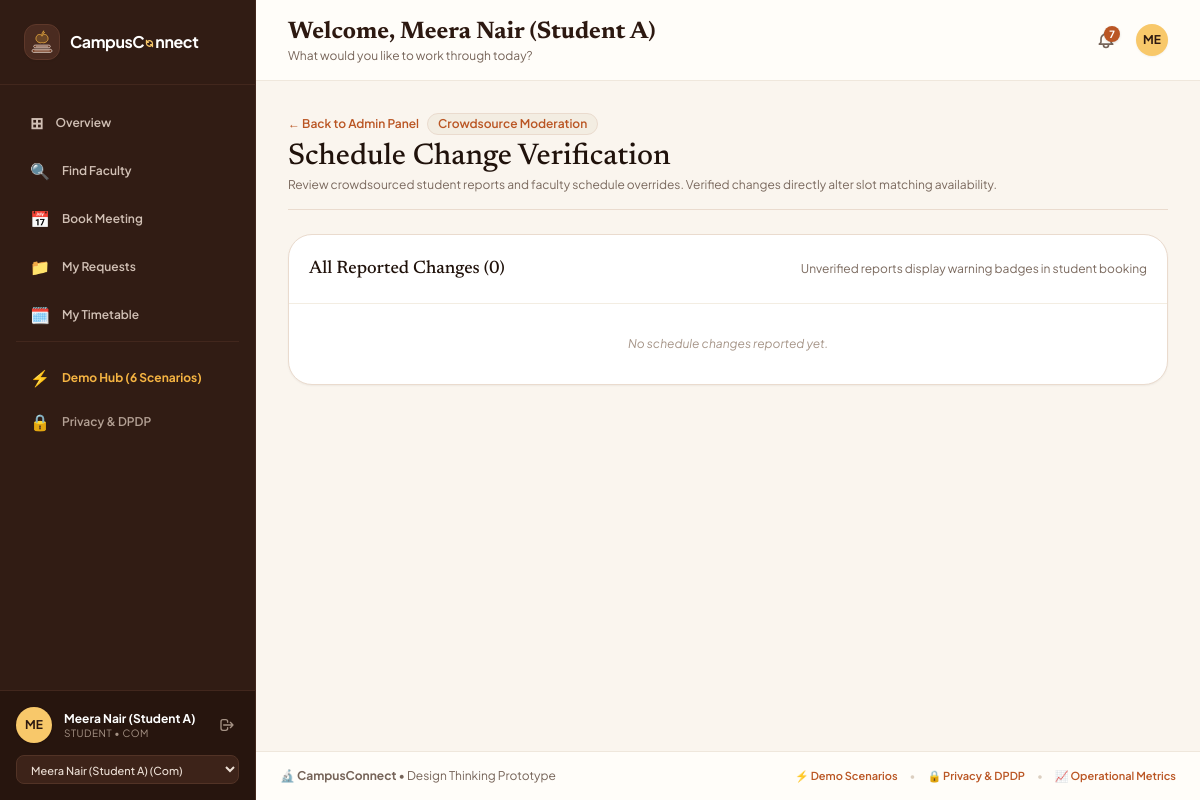
The page /admin/schedule-changes on the database its author committed.
### app/models.py (models this page shows)
class User(SQLModel, table=True):
    id: Optional[int] = Field(default=None, primary_key=True)
    role: str = Field(index=True)                    # UserRole value: student, faculty, admin
    name: str                                        # e.g., "Meera Nair", "Dr. Rajesh Raman"
    department: str                                  # e.g., "Computer Science & Engineering"
    email: str = Field(index=True, unique=True)
    section: Optional[str] = None                    # e.g., "CSE-A" for students
    semester: Optional[int] = None                   # e.g., 3 for 2nd-year students
    no_show_count: int = Field(default=0)            # 2 no-shows trigger automated booking block
    is_blocked: bool = Field(default=False)          # Admin reset flag

### app/routers/admin.py (the view)
@router.get("/schedule-changes", response_class=HTMLResponse)
def admin_schedule_changes_view(
    request: Request,
    current_user: User = Depends(get_current_user),
    session: Session = Depends(get_session)
):
    from app.main import templates
    changes = session.exec(select(ScheduleChange).order_by(ScheduleChange.created_at.desc())).all()
    changes_list = []
    for c in changes:
        faculty = session.get(User, c.owner_id)
        changes_list.append({
            "chg": c,
            "faculty": faculty
        })
    ctx = get_base_context(request, current_user, session)
    ctx.update({
        "changes_list": changes_list
    })
    return templates.TemplateResponse(request=request, name="admin/schedule_changes.html", context=ctx)

### app/templates/admin/schedule_changes.html (shortened to what this page needs)
{% extends "base.html" %}
{% block content %}
<div class="space-y-6">
  <div class="flex flex-col md:flex-row md:items-center justify-between border-b border-[#EADBCE] pb-4 gap-4">
    <div>
      <div class="flex items-center space-x-2">
        <a href="/admin" class="text-xs font-semibold text-[#BA5624] hover:text-[#9C4318] transition">&larr; Back to Admin Panel</a>
        <span class="px-2.5 py-0.5 rounded-full text-xs font-semibold bg-[#F3EDE2] text-[#BA5624] border border-[#EADBCE]">Crowdsource Moderation</span>
      </div>
      <h1 class="font-serif text-3xl font-medium text-[#20120B] mt-1">Schedule Change Verification</h1>
      <p class="text-xs text-[#7A695E] mt-0.5 font-sans">
        Review crowdsourced student reports and faculty schedule overrides. Verified changes directly alter slot matching availability.
      </p>
    </div>
  </div>
  <div class="bg-white rounded-3xl border border-[#EADBCE] shadow-sm overflow-hidden">
    <div class="p-5 border-b border-[#F3EDE2] flex items-center justify-between">
      <h2 class="font-serif text-lg font-medium text-[#20120B]">All Reported Changes ({{ changes_list | length }})</h2>
      <span class="text-xs text-[#7A695E]">Unverified reports display warning badges in student booking</span>
    </div>
    {% if changes_list %}
      <div class="overflow-x-auto">
        <table class="w-full text-left text-xs border-collapse">
          <thead>
            <tr class="bg-[#F3EDE2] text-[#20120B] border-b border-[#EADBCE]">
              <th class="p-3 font-semibold">Reported</th>
              <th class="p-3 font-semibold">Kind</th>
              <th class="p-3 font-semibold">Faculty / Owner</th>
              <th class="p-3 font-semibold">Effective Date & Periods</th>
              <th class="p-3 font-semibold">Notes / Details</th>
              <th class="p-3 font-semibold">Source</th>
              <th class="p-3 font-semibold">Verification Status</th>
              <th class="p-3 font-semibold text-right">Admin Actions</th>
            </tr>
          </thead>
          <tbody class="divide-y divide-[#F3EDE2]">
            {% for item in changes_list %}
              {% set chg = item.chg %}
              {% set faculty = item.faculty %}
              {% set d = chg.details %}
              <tr class="hover:bg-[#FBF8F3] transition">
                <td class="p-3 text-[#7A695E] font-mono">{{ chg.created_at[:16] | replace('T', ' ') }}</td>
                <td class="p-3">
                  <span class="px-2 py-0.5 rounded-full text-[10px] font-bold
                    {% if chg.kind == 'cancel' %}bg-rose-50 text-rose-800 border border-rose-200
                    {% elif chg.kind == 'swap' %}bg-[#FAF0D7] text-[#9C4318] border border-[#F4B342]
                    {% else %}bg-blue-50 text-blue-800 border border-blue-200{% endif %}">
                    {{ chg.kind | upper }}
                  </span>
                </td>
                <td class="p-3 font-bold text-[#20120B]">
                  {{ faculty.name if faculty else 'User #' ~ chg.owner_id }}
                </td>
                <td class="p-3 text-[#20120B]">
                  📅 <strong>{{ d.get('date', 'N/A') }}</strong>
                  <br>
                  <span class="text-[11px] text-[#7A695E]">
                    {% if chg.kind == 'swap' %}
                      P{{ d.get('original_period') }} &rarr; P{{ d.get('new_period') }}
                    {% elif chg.kind == 'cancel' %}
                      P{{ d.get('period') }} (Cancelled)
                    {% else %}
                      P{{ d.get('period') }} (Extra Class)
                    {% endif %}
                  </span>
                </td>
                <td class="p-3 text-[#7A695E] italic max-w-xs truncate">
                  "{{ d.get('note', '') }}"
                </td>
                <td class="p-3">
                  <span class="px-2 py-0.5 rounded-full text-[10px] font-semibold {% if chg.reported_by == 'faculty' %}bg-emerald-50 text-emerald-700 border border-emerald-200{% else %}bg-amber-50 text-amber-700 border border-amber-200{% endif %}">
                    {{ chg.reported_by | capitalize }}
                  </span>
                </td>
                <td class="p-3">
                  {% if chg.verification == 'verified' %}
                    <span class="px-2.5 py-0.5 rounded-full text-[10px] font-bold bg-emerald-50 text-emerald-800 border border-emerald-200">✓ Verified</span>
                  {% elif chg.verification == 'rejected' %}
                    <span class="px-2.5 py-0.5 rounded-full text-[10px] font-bold bg-red-50 text-red-800 border border-red-200">✗ Rejected</span>
                  {% else %}
                    <span class="px-2.5 py-0.5 rounded-full text-[10px] font-bold bg-amber-50 text-amber-800 border border-amber-200">⏳ Unverified</span>
                  {% endif %}
                </td>
                <td class="p-3 text-right">
                  {% if chg.verification == 'unverified' %}
                    <div class="inline-flex items-center space-x-1">
                      <form method="POST" action="/admin/schedule-changes/{{ chg.id }}/verify">
                        <button type="submit" class="bg-emerald-600 hover:bg-emerald-700 text-white font-semibold px-2.5 py-1 rounded-full text-[11px] transition">
                          ✓ Verify
                        </button>
                      </form>
                      <form method="POST" action="/admin/schedule-changes/{{ chg.id }}/reject">
                        <button type="submit" class="bg-red-50 hover:bg-red-100 text-red-700 font-semibold px-2.5 py-1 rounded-full border border-red-200 text-[11px] transition">
                          ✗ Reject
                        </button>
                      </form>
                    </div>
                  {% else %}
                    <span class="text-[11px] text-[#A69588]">Resolved</span>
                  {% endif %}
                </td>
              </tr>
            {% endfor %}
          </tbody>
        </table>
      </div>
    {% else %}
      <div class="p-8 text-center text-[#A69588] text-xs italic">
        No schedule changes reported yet.
      </div>
    {% endif %}
  </div>
</div>
{% endblock %}

### app/templates/base.html (shortened to what this page needs)
<!DOCTYPE html>
<html lang="en">
<head>
  <script src="https://cdn.tailwindcss.com"></script>
</head>
<body class="min-h-screen flex flex-col antialiased selection:bg-amber-200 selection:text-amber-950">
  {% set path = request.url.path %}
  {% set is_landing = path in ['/', '/login', '/login/student', '/login/faculty', '/login/admin', '/welcome/setup'] %}
  {% if not is_landing %}
    <div class="flex-grow flex flex-col md:flex-row min-h-screen">
      <aside class="w-full md:w-64 bg-espresso-sidebar text-[#E6D9D0] flex flex-col justify-between shrink-0 border-r border-[#42271D]">
        <div>
          <div class="p-6 border-b border-[#42271D] flex items-center justify-between">
            <a href="/" class="flex items-center space-x-2.5 group">
              <div class="w-9 h-9 rounded-xl bg-[#4A2B20] border border-[#5E382A] text-amberwarm-gold flex items-center justify-center shadow-sm p-1 shrink-0">
              </div>
              <span class="text-base font-bold tracking-tight text-white font-sans inline-flex items-center">
                <span>CampusC</span>
                <span class="inline-flex items-center justify-center mx-[1px] relative" style="top: 0.12em;">
                </span>
                <span>nnect</span>
              </span>
            </a>
          </div>
          <nav class="p-4 space-y-1 text-xs font-semibold">
            {% if current_user.role == 'student' %}
              <a href="/student/dashboard"
                 class="flex items-center space-x-3 px-3.5 py-2.5 rounded-xl transition {% if '/dashboard' in path %}bg-espresso-active text-white border-l-4 border-amberwarm font-bold shadow-inner{% else %}text-[#D1C0B5] nav-item-glow{% endif %}">
                <span class="text-base">⊞</span>
                <span>Overview</span>
              </a>
              <a href="/faculty-directory"
                 class="flex items-center space-x-3 px-3.5 py-2.5 rounded-xl transition {% if path == '/faculty-directory' %}bg-espresso-active text-white border-l-4 border-amberwarm font-bold shadow-inner{% else %}text-[#D1C0B5] nav-item-glow{% endif %}">
                <span class="text-base">🔍</span>
                <span>Find Faculty</span>
              </a>
              <a href="/student/book"
                 class="flex items-center space-x-3 px-3.5 py-2.5 rounded-xl transition {% if '/book' in path %}bg-espresso-active text-white border-l-4 border-amberwarm font-bold shadow-inner{% else %}text-[#D1C0B5] nav-item-glow{% endif %}">
                <span class="text-base">📅</span>
                <span>Book Meeting</span>
              </a>
              <a href="/student/meetings"
                 class="flex items-center space-x-3 px-3.5 py-2.5 rounded-xl transition {% if '/meetings' in path %}bg-espresso-active text-white border-l-4 border-amberwarm font-bold shadow-inner{% else %}text-[#D1C0B5] nav-item-glow{% endif %}">
                <span class="text-base">📁</span>
                <span>My Requests</span>
              </a>
              <a href="/student/timetable"
                 class="flex items-center space-x-3 px-3.5 py-2.5 rounded-xl transition {% if '/timetable' in path %}bg-espresso-active text-white border-l-4 border-amberwarm font-bold shadow-inner{% else %}text-[#D1C0B5] nav-item-glow{% endif %}">
                <span class="text-base">🗓️</span>
                <span>My Timetable</span>
              </a>
            {% endif %}
            <div class="pt-4 border-t border-[#42271D] space-y-1">
              <a href="/demo"
                 class="flex items-center space-x-3 px-3.5 py-2 rounded-xl transition text-amberwarm hover:text-white nav-item-glow">
                <span class="text-base">⚡</span>
                <span class="font-bold">Demo Hub (6 Scenarios)</span>
              </a>
              <a href="/privacy"
                 class="flex items-center space-x-3 px-3.5 py-2 rounded-xl transition text-[#B3A094] hover:text-white nav-item-glow">
                <span class="text-base">🔒</span>
                <span>Privacy & DPDP</span>
              </a>
            </div>
          </nav>
        </div>
        <div class="p-4 border-t border-[#42271D] bg-[#27150E] space-y-3">
          <div class="flex items-center space-x-3">
            <div class="w-9 h-9 rounded-full bg-amberwarm-gold text-espresso font-bold text-xs flex items-center justify-center shrink-0 shadow">
              {{ current_user.name[:2].upper() }}
            </div>
            <div class="truncate flex-1 leading-tight">
              <p class="text-xs font-bold text-white truncate">{{ current_user.name }}</p>
              <p class="text-[10px] text-[#A59285] uppercase tracking-wider">{{ current_user.role }} &bull; {{ current_user.department[:3] }}</p>
            </div>
            <a href="/logout" class="text-xs text-[#A59285] hover:text-white transition p-1" title="Sign out to landing page">
              <svg class="w-4 h-4" fill="none" stroke="currentColor" viewBox="0 0 24 24">
                <path stroke-linecap="round" stroke-linejoin="round" stroke-width="2" d="M17 16l4-4m0 0l-4-4m4 4H7m6 4v1a3 3 0 01-3 3H6a3 3 0 01-3-3V7a3 3 0 013-3h4a3 3 0 013 3v1" />
              </svg>
            </a>
          </div>
          <form action="/auth/switch" method="GET" class="m-0">
            <select id="user-switcher" name="user_id" onchange="this.form.submit()"
              class="w-full bg-[#3D2319] text-[#EDE0D6] hover:bg-[#4A2C20] text-[11px] font-medium rounded-lg px-2.5 py-1.5 border border-[#523326] focus:outline-none focus:ring-1 focus:ring-amberwarm cursor-pointer transition">
              <optgroup label="👨‍🎓 Students">
                {% for u in mock_users.students %}
                  <option value="{{ u.id }}" {% if u.id == current_user.id %}selected{% endif %}>
                    {{ u.name }} ({{ u.department[:3] }})
                  </option>
                {% endfor %}
              </optgroup>
            </select>
          </form>
        </div>
      </aside>
      <div class="flex-1 flex flex-col min-w-0">
        <header class="bg-warm-surface border-b border-warm-border px-6 sm:px-8 py-4 flex items-center justify-between sticky top-0 z-40">
          <div>
            <h1 class="text-xl sm:text-2xl font-serif font-bold text-espresso">
              Welcome, {{ current_user.name }}
            </h1>
            <p class="text-xs text-warm-muted">
              What would you like to work through today?
            </p>
          </div>
          <div class="flex items-center space-x-3">
            <a href="/notifications" class="relative p-2 rounded-full hover:bg-warm-subtle text-warm-muted hover:text-espresso transition btn-glow-subtle" title="Notifications">
              {% if unread_count and unread_count > 0 %}
                <span class="absolute top-1 right-1 inline-flex items-center justify-center w-4 h-4 text-[10px] font-bold text-white bg-terracotta rounded-full shadow">
                  {{ unread_count }}
                </span>
              {% endif %}
            </a>
            <div class="w-8 h-8 rounded-full bg-amberwarm-gold text-espresso font-bold text-xs flex items-center justify-center shadow-sm">
              {{ current_user.name[:2].upper() }}
            </div>
          </div>
        </header>
  {% endif %}
        <main class="{% if is_landing %}flex-grow w-full max-w-7xl mx-auto px-6 py-4{% else %}flex-grow p-6 sm:p-8 max-w-7xl w-full mx-auto space-y-6{% endif %}">
          {% block content %}{% endblock %}
        </main>
  {% if not is_landing %}
        <footer class="bg-warm-surface border-t border-warm-border mt-auto py-4 px-6 text-center text-xs text-warm-muted">
          <div class="flex flex-wrap items-center justify-between gap-2 max-w-7xl mx-auto">
            <span>🔬 <strong>CampusConnect</strong> &bull; Design Thinking Prototype</span>
            <div class="flex items-center space-x-3 text-[11px]">
              <a href="/demo" class="text-terracotta hover:underline font-semibold">⚡ Demo Scenarios</a>
              <span class="text-warm-borderdark">&bull;</span>
              <a href="/privacy" class="text-terracotta hover:underline font-semibold">🔒 Privacy & DPDP</a>
              <span class="text-warm-borderdark">&bull;</span>
              <a href="/admin/metrics" class="text-terracotta hover:underline font-semibold">📈 Operational Metrics</a>
            </div>
          </div>
        </footer>
      </div>
    </div>
  {% endif %}
</body>
</html>

### app/templates/base.html (style rules this page uses)
body { background-color: #FAF5EE; color: #281710; font-family: 'Plus Jakarta Sans', system-ui, sans-serif; }
.btn-glow-subtle { transition: all 0.2s cubic-bezier(0.34, 1.56, 0.64, 1); }
.nav-item-glow { transition: all 0.18s ease; }

### rows shown on the page
User: name "ME", name "Meera Nair (Student A)", role "STUDENT", department "COM"

### other values the page prints
{{ unread_count }} "7"
{{ changes_list | length }} "0"
form field user_id "Meera Nair (Student A) (Com)"
